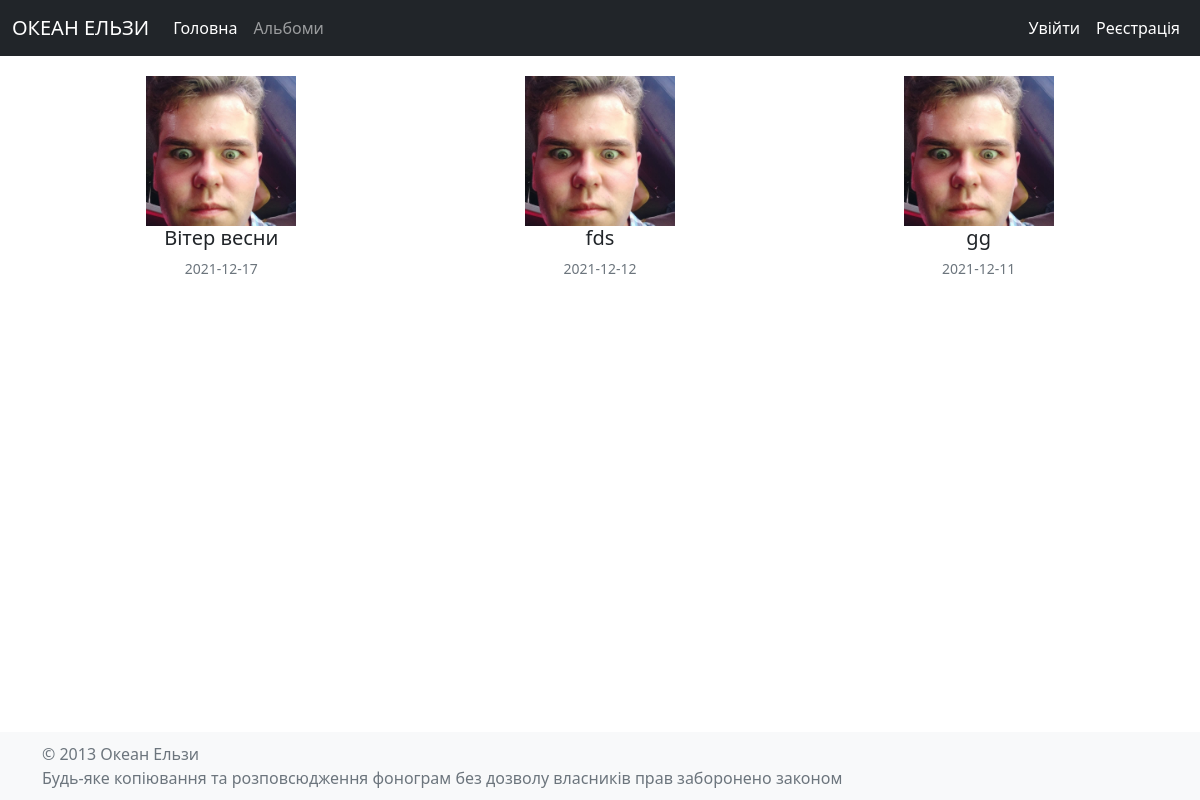
The page /albums/ on the database its author committed.
### models/models.py (models this page shows)
class Album(db.Model):
    __tablename__ = 'albums'
    id = db.Column(db.Integer, primary_key=True)
    name = db.Column(db.Text, nullable=False)
    description = db.Column(db.Text, nullable=False)
    src = db.Column(db.Text, nullable=False)
    date = db.Column(db.Text, nullable=False)
    songs = relationship('Song', backref='song', cascade="all,delete")

### blueprints/client/albums.py (the view)
@clientAlbums.route('/')
def index():
    albums = Album.query.order_by(Album.date.desc()).all()
    return render_template("client/albums/index.html", albums=albums, Role=Role)

### templates/client/albums/index.html
{% extends 'client/layout.html' %}
{% block content %}
    {% if albums|length > 0 %}
        <div class="albumsClient">
            {% for album in albums %}
                <div class="albumClient">
                    <a href="/albums/{{ album.id }}">
                        <div class="wrapperImage">
                            <img src="/static/uploads/{{ album.src }}" alt="{{ album.name }}" class="image">
                        </div>
                    </a>
                    <h5>{{ album.name }}</h5>
                    <small class="text-muted">{{ album.date }}</small>
                </div>
            {% endfor %}
        </div>
    {% else %}
        <p>Ще немає альбомів на сайті</p>
    {% endif %}
{% endblock %}

### static/style.css (style rules this page uses)
* { margin: 0; padding: 0; box-sizing: border-box; }
a, a:hover { text-decoration: none; color: black; }
img { width: 350px; }
.wrapperImage { width: 150px; height: 150px; }
.image { width: 100%; height: 100%; object-fit: cover }
.albumsClient { display: flex; flex-wrap: wrap; gap: 20px; justify-content: space-around; }
.albumClient { display: flex; flex-direction: column; align-items: center; }

### rows shown on the page
Album: src (picture), name "Вітер весни", date "2021-12-17"
Album: src (picture), name "fds", date "2021-12-12"
Album: src (picture), name "gg", date "2021-12-11"
